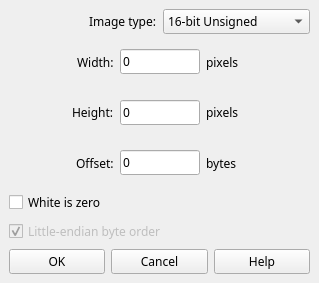
<?xml version="1.0" encoding="UTF-8"?>
<ui version="4.0">
 <class>MainWindow</class>
 <widget class="QMainWindow" name="MainWindow">
  <property name="geometry">
   <rect>
    <x>0</x>
    <y>0</y>
    <width>319</width>
    <height>283</height>
   </rect>
  </property>
  <property name="windowTitle">
   <string>Import&gt;Raw…</string>
  </property>
  <widget class="QWidget" name="centralwidget">
   <layout class="QHBoxLayout" name="horizontalLayout_6">
    <item>
     <layout class="QGridLayout" name="gridLayout">
      <item row="4" column="0">
       <widget class="QCheckBox" name="white_zero_checkBox">
        <property name="font">
         <font>
          <family>Microsoft YaHei</family>
         </font>
        </property>
        <property name="text">
         <string>White is zero</string>
        </property>
       </widget>
      </item>
      <item row="5" column="0">
       <widget class="QCheckBox" name="little_endian_checkBox">
        <property name="enabled">
         <bool>false</bool>
        </property>
        <property name="font">
         <font>
          <family>Microsoft YaHei</family>
         </font>
        </property>
        <property name="text">
         <string>Little-endian byte order</string>
        </property>
        <property name="checked">
         <bool>true</bool>
        </property>
       </widget>
      </item>
      <item row="6" column="0">
       <layout class="QHBoxLayout" name="horizontalLayout_5">
        <item>
         <widget class="QPushButton" name="import_conf">
          <property name="font">
           <font>
            <family>Microsoft YaHei</family>
           </font>
          </property>
          <property name="text">
           <string>OK</string>
          </property>
         </widget>
        </item>
        <item>
         <widget class="QPushButton" name="import_cancel">
          <property name="font">
           <font>
            <family>Microsoft YaHei</family>
           </font>
          </property>
          <property name="text">
           <string>Cancel</string>
          </property>
         </widget>
        </item>
        <item>
         <widget class="QPushButton" name="import_help">
          <property name="font">
           <font>
            <family>Microsoft YaHei</family>
           </font>
          </property>
          <property name="text">
           <string>Help</string>
          </property>
         </widget>
        </item>
       </layout>
      </item>
      <item row="2" column="0">
       <layout class="QHBoxLayout" name="horizontalLayout_3">
        <item alignment="Qt::AlignRight">
         <widget class="QLabel" name="label_4">
          <property name="font">
           <font>
            <family>Microsoft YaHei</family>
           </font>
          </property>
          <property name="text">
           <string>Height:</string>
          </property>
         </widget>
        </item>
        <item>
         <widget class="QLineEdit" name="height_lineEdit">
          <property name="maximumSize">
           <size>
            <width>80</width>
            <height>16777215</height>
           </size>
          </property>
          <property name="font">
           <font>
            <family>Microsoft YaHei</family>
           </font>
          </property>
          <property name="text">
           <string>0</string>
          </property>
         </widget>
        </item>
        <item>
         <widget class="QLabel" name="label_5">
          <property name="font">
           <font>
            <family>Microsoft YaHei</family>
           </font>
          </property>
          <property name="text">
           <string>pixels</string>
          </property>
         </widget>
        </item>
       </layout>
      </item>
      <item row="3" column="0">
       <layout class="QHBoxLayout" name="horizontalLayout_4">
        <item alignment="Qt::AlignRight">
         <widget class="QLabel" name="label_6">
          <property name="font">
           <font>
            <family>Microsoft YaHei</family>
           </font>
          </property>
          <property name="text">
           <string>Offset:</string>
          </property>
         </widget>
        </item>
        <item>
         <widget class="QLineEdit" name="offset_lineEdit">
          <property name="maximumSize">
           <size>
            <width>80</width>
            <height>16777215</height>
           </size>
          </property>
          <property name="font">
           <font>
            <family>Microsoft YaHei</family>
           </font>
          </property>
          <property name="text">
           <string>0</string>
          </property>
         </widget>
        </item>
        <item>
         <widget class="QLabel" name="label_7">
          <property name="font">
           <font>
            <family>Microsoft YaHei</family>
           </font>
          </property>
          <property name="text">
           <string>bytes</string>
          </property>
         </widget>
        </item>
       </layout>
      </item>
      <item row="1" column="0">
       <layout class="QHBoxLayout" name="horizontalLayout_2">
        <item alignment="Qt::AlignRight">
         <widget class="QLabel" name="label_2">
          <property name="font">
           <font>
            <family>Microsoft YaHei</family>
           </font>
          </property>
          <property name="text">
           <string>Width:</string>
          </property>
         </widget>
        </item>
        <item>
         <widget class="QLineEdit" name="width_lineEdit">
          <property name="maximumSize">
           <size>
            <width>80</width>
            <height>16777215</height>
           </size>
          </property>
          <property name="font">
           <font>
            <family>Microsoft YaHei</family>
           </font>
          </property>
          <property name="text">
           <string>0</string>
          </property>
         </widget>
        </item>
        <item alignment="Qt::AlignLeft">
         <widget class="QLabel" name="label_3">
          <property name="font">
           <font>
            <family>Microsoft YaHei</family>
           </font>
          </property>
          <property name="text">
           <string>pixels</string>
          </property>
         </widget>
        </item>
       </layout>
      </item>
      <item row="0" column="0">
       <layout class="QHBoxLayout" name="horizontalLayout">
        <item alignment="Qt::AlignRight">
         <widget class="QLabel" name="label">
          <property name="font">
           <font>
            <family>Microsoft YaHei</family>
           </font>
          </property>
          <property name="text">
           <string>Image type:</string>
          </property>
         </widget>
        </item>
        <item>
         <widget class="QComboBox" name="image_type_comboBox">
          <property name="font">
           <font>
            <family>Microsoft YaHei</family>
           </font>
          </property>
          <item>
           <property name="text">
            <string>16-bit Unsigned</string>
           </property>
          </item>
          <item>
           <property name="text">
            <string>32-bit Unsigned</string>
           </property>
          </item>
         </widget>
        </item>
       </layout>
      </item>
     </layout>
    </item>
   </layout>
  </widget>
  <widget class="QMenuBar" name="menubar">
   <property name="geometry">
    <rect>
     <x>0</x>
     <y>0</y>
     <width>319</width>
     <height>26</height>
    </rect>
   </property>
  </widget>
 </widget>
 <resources/>
 <connections>
  <connection>
   <sender>import_help</sender>
   <signal>clicked()</signal>
   <receiver>MainWindow</receiver>
   <slot>import_help()</slot>
   <hints>
    <hint type="sourcelabel">
     <x>259</x>
     <y>241</y>
    </hint>
    <hint type="destinationlabel">
     <x>158</x>
     <y>128</y>
    </hint>
   </hints>
  </connection>
  <connection>
   <sender>import_cancel</sender>
   <signal>clicked()</signal>
   <receiver>MainWindow</receiver>
   <slot>close()</slot>
   <hints>
    <hint type="sourcelabel">
     <x>159</x>
     <y>255</y>
    </hint>
    <hint type="destinationlabel">
     <x>158</x>
     <y>128</y>
    </hint>
   </hints>
  </connection>
  <connection>
   <sender>import_conf</sender>
   <signal>clicked()</signal>
   <receiver>MainWindow</receiver>
   <slot>set_info()</slot>
   <hints>
    <hint type="sourcelabel">
     <x>59</x>
     <y>255</y>
    </hint>
    <hint type="destinationlabel">
     <x>158</x>
     <y>128</y>
    </hint>
   </hints>
  </connection>
 </connections>
 <slots>
  <slot>import_help()</slot>
  <slot>set_info()</slot>
 </slots>
</ui>
